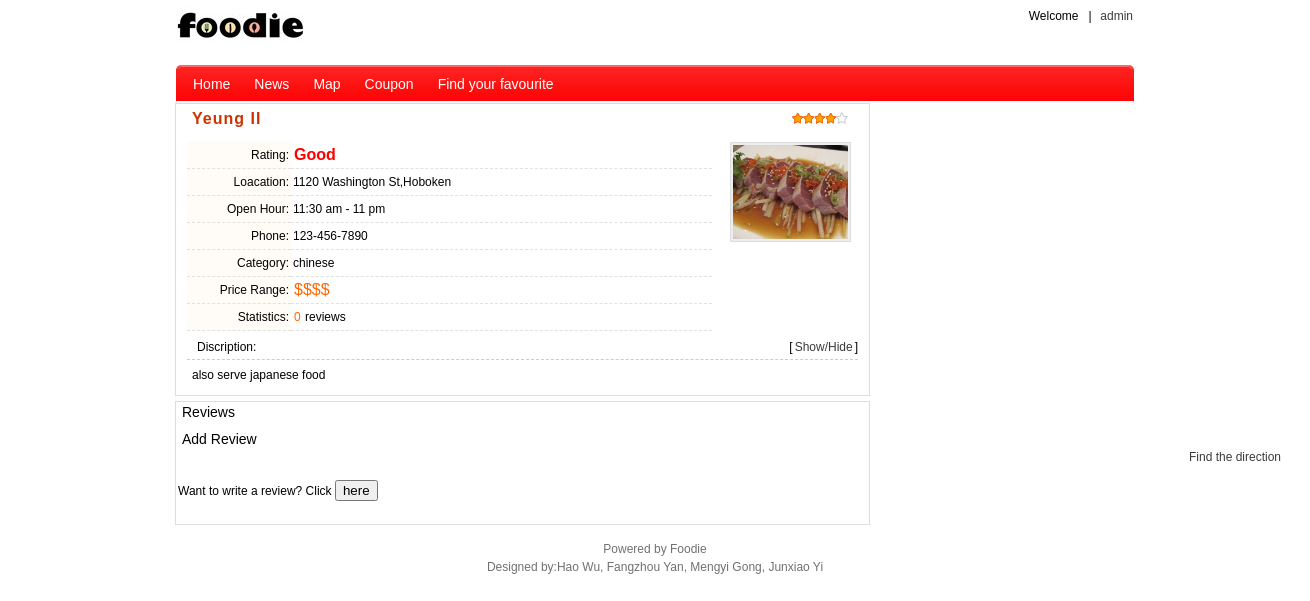
Page /FF/restaurant.php?keyword=Yeung II (signed in) on the committed database.
### tables this page shows
CREATE TABLE IF NOT EXISTS `business` (
  `id` int(11) NOT NULL AUTO_INCREMENT,
  `Busi_Name` varchar(50) NOT NULL,
  `Busi_Username` varchar(25) NOT NULL,
  `Busi_Password` varchar(32) NOT NULL,
  `Busi_Phone` varchar(15) NOT NULL,
  `Busi_Email` varchar(50) NOT NULL,
  `Busi_Picture` varchar(100) DEFAULT NULL,
  `Busi_Categories` varchar(20) NOT NULL,
  `Busi_City` varchar(32) NOT NULL,
  `Busi_Address` varchar(200) NOT NULL,
  `Busi_Rating` int(11) DEFAULT NULL,
  `Busi_Price` int(11) DEFAULT NULL,
  `Busi_OpenTime` varchar(32) NOT NULL,
  `Busi_Description` text,
  `Busi_Status` varchar(32) NOT NULL DEFAULT 'Processing',
  PRIMARY KEY (`id`),
  UNIQUE KEY `Busi_account` (`Busi_Username`)
);

### FF/restaurant.php (the view, shortened to what this page needs)
<!DOCTYPE html PUBLIC "-//W3C//DTD XHTML 1.0 Transitional//EN" "http://www.w3.org/TR/xhtml1/DTD/xhtml1-transitional.dtd">
<html xmlns="http://www.w3.org/1999/xhtml">
<head>
<link rel="stylesheet" type="text/css" href="css_common.css" />
</head>
<body>
<?php
$word=" ";
if (isset($_GET["keyword"])) {
   $word=$_GET["keyword"];
}
$con = mysql_connect("localhost","root","root");
$result = mysql_query("SELECT * FROM business WHERE Busi_Name='".$word."' AND Busi_Status = 'Approved'");
while($row = mysql_fetch_array($result))
  {
  ?>
<div id="header">
    <div class="mainmenu">
        <div class="logo">
            <a href="#"><img src="/F/img/1.jpg" alt="Foodie" title="Foodie"></a>
        </div>
        <div class="charmenu">
            <div id="login_0">
                <span class="arrow-ico">
					<?php
					  if(!isset($_SESSION['customer'])){
						  echo "<a href=\"/F/Customer_login.php\">Login</a></span>&nbsp;&nbsp;|&nbsp;&nbsp;<a href=\"/F/Busi_login.php?tj=customer_register\">Register</a>";
					  }
					  else{
					  	  echo "Welcome </span>&nbsp;&nbsp;|&nbsp;&nbsp;<a href=\"/F/Customer.php\">".$_SESSION['customer']."</a>";
					  }
					  ?>
            </div>
        </div>
    </div>
		<nav>
		<ul class="tabmenu">
		<li><a href="/F/index.php" >Home</a></li>
		<li><a href="/F/news.php" >News</a></li>
		<li><a href="/F/indexMap.php" >Map</a></li>
		<li><a href="coupon.php" >Coupon</a></li>
		<li><a href="/F/FF/category.php" >Find your favourite</a></li>
		</nav>
<div id="body">
<div id="item_left">
    <div class="mainrail rail-border-3 item">
        <div class="rail-h-bg-shop header">
            <em>
             <p class="<?php switch ($row['Busi_Rating'])
						{
							case 4:
								echo "start start4";
								break;
					    }?>
								"></p>
                                            </em>
            <h3 class="rail-h-3"><?php echo $row['Busi_Name'] ?></h3>
        </div>
		<div class="body">
		            <ul class="field">
                                <li>
                    <table class="custom_field" border="0" cellspacing="0" cellpadding="0">
                        <tr>
                            <td class='key' align='left'>Rating:</td>
                            <td width="*">
                                <span class="font_1" style="font-size:16px;"><strong><?php switch ($row['Busi_Rating'])
						{
							case 4:
								echo "Good";
								break;
					    }?></strong></span>
                                                            </td>
                        </tr>
                        <tr>
	<td  class='key' align='right'>Loacation:</td>
	<td width="*"><?php echo $row['Busi_Address']?>,<?php echo $row['Busi_City']?></td>
</tr>
                        <tr>
	<td  class='key' align='right'>Open Hour:</td>
	<td width="*"><?php echo $row['Busi_OpenTime']?></td>
</tr>
                        <tr>
	<td  class='key' align='right'>Phone:</td>
	<td width="*"><?php echo $row['Busi_Phone']?></td>
</tr>
<tr>
	<td  class='key' align='right'>Category:</td>
	<td width="*"><?php echo $row['Busi_Categories']?></td>
</tr>
<tr>
	<td  class='key' align='right'>Price Range:</td>
	<td width="*"><span class="font_2" style="font-size:16px;"><?php switch ($row['Busi_Price'])
						{
							case 4:
								echo "$$$$";
								break;
					    }?></span></td>
</tr>
                                                <tr>
                            <td class='key' align='left'>Statistics:</td>
                            <td width="*">
						<?php
						$sql="SELECT count(*) FROM review WHERE Busi_Name='".$row['Busi_Name']."'";
						$res=mysql_query($sql,$con);
						if($res){
							$count=mysql_fetch_array($res);
						}
						?>
                                <span class="font_2"><?php echo $count[0];?>&nbsp;</span>reviews                            </td>
                        </tr>
                                            </table>
                </li>
            </ul>
            <div class="right">
                <div class="picture" id="thumb">
                    <img src="/F/<?php echo $row['Busi_Picture'] ?>"/>
                </div>
            </div>
                                    <div class="info">
                <em>[<a href="javascript:;" onclick="$('#content').toggle();">Show/Hide</a>]</em>
                <h3><span class="arrow-ico">Discription:</span></h3>
                <div class="content" id="content"><?php echo $row['Busi_Description']?></div>
            </div>
                    </div>
    </div>
<?php  }
?>
<div class="mainrail rail-border-3 subject reviews">
        <ul class="subtab" id="subtab">
        <li class="selected" id="tab_review">Reviews</li>
            </ul>
        <ul class="subtab" id="subtab">
        <li class="selected" id="tab_review">Add Review</li>
            </ul>
		<div id="review_post_foo" style="margin-top:10px;">
<div class="mainrail" id="review_foot">
<?php
$result = mysql_query("SELECT * FROM business WHERE Busi_Name='".$word."' AND Busi_Status = 'Approved'");
while($row = mysql_fetch_array($result))
  {
  ?>
			<form method="post" action="comment.php">
         <?php if(!empty($_SESSION['customer'])){
		 echo "<p>Want to write a review? Click <input type=\"submit\" value=\"here\"/></p>
                        </div></div>" ;}
		  else{
		  	    echo "<p>Want to write a review?  <a href=\"/F/Customer_login.php\">Log In</a></p>";
		  }
			    ?>
    </div>
    </div>
</div>
</div>
<div style="position: absolute;right: -100px; top:100px;">
                <iframe src="map.php?keyword=<?php echo $word;?>" frameborder="0" scrolling="no" style="width:350px; height:350px;"></iframe>
				<div style="text-align:center;">
				<a href="direction.php?keyword=<?php echo $word;?>">Find the direction</a>
                    </div>
</div>
<?php  }
?>
<div id="footer">
    <div>
         Powered by <span>Foodie</span>
		<br />Designed by:Hao Wu, Fangzhou Yan, Mengyi Gong, Junxiao Yi
    </div>
</div>
</body>
</html>

### FF/css_common.css (style rules this page uses)
* { word-wrap: break-word; word-break: break-all; }
body { margin: 0px; font: 12px Helvetica,Arial,sans-serif; background-image: url(bg.jpg); }
form, img { margin: 0; border: 0; }
a { color: #3A3A3A; text-decoration: none; }
.mainrail { clear:both; padding:1px 1px 3px 1px; margin-bottom: 5px; line-height:1.1; }
.mainrail em { float:right; padding-top:5px; padding-right:5px; font-style:normal; }
.rail-border-3 { border:1px solid #DDDDDD !important; background:#fff; }
.rail-h-3 { font-size: 12px; margin:0 0 0px 0; padding: 6px 5px 6px 10px; color: #555; font-weight:normal; }
#header, #body, #menu_hr, #footer, .maintop { margin-left: auto; margin-right: auto; width:960px; }
#header { margin-bottom:5px; position:relative; }
.mainmenu { margin-top:5px; margin-bottom:5px; min-height:55px; }
.mainmenu .logo { float:left; width:210px; margin:0; *margin-top:5px; }
.mainmenu .logo img { float:left; }
.mainmenu .charmenu { float:right; width:auto; text-align:right; line-height:23px; }
.mainmenu .charmenu a { margin:2px; }
.tabmenu { clear:both;width:954px;height:36px;padding-top:2px;padding-left:6px; font-size:14px;margin:0;list-style:none; background: url(/F/img/base.png) no-repeat; }
.tabmenu li { float:left;height:34px;margin-left:12px;padding-right:12px;background:url("img/menu.png") right no-repeat; _display:inline; }
.tabmenu li a { float:left;height:34px;line-height:34px;color: #fff; }
#footer { clear:both; margin-top:10px; }
#footer div { color: #717171; text-align:center; line-height: 18px; }
.font_1 { color: #FF0000; padding: 0 1px; }
.font_2 { color: #FF6600; padding: 0 1px; }
.start4 { background:url('img/review_start.gif') no-repeat 0 -57px; width:58px; height:10px; }
.arrow-ico { background:url('img/mini-arrow.gif') no-repeat 0 4px; padding-left:10px; margin:0; }

### FF/css_item.css (style rules this page uses)
.custom_field { margin:0; width:100%; }
.custom_field td { padding:4px 2px; border-bottom:1px dashed #E1E1E1; font-size:12px; line-height:18px; }
.custom_field .key { width:100px; text-align:right; background:#FFFBF7; }
#item_left { float:left; width: 695px; }
.rail-h-bg-shop { background:url(img/title_bg_shop.gif) repeat-x; height:27px; }
.item .header { padding:0 5px; line-height:16px; }
.item .header h3 { font-size:16px; color:#CC3300; font-weight:bold; letter-spacing:1px; height:25px; }
.item .header .start { float:left; margin:0 10px 0 0; padding:0; height:16px; }
.item .body { margin:5px; }
.item .body .right { float:right; width:140px; }
.item .body .right .picture { width:135px; height:100px; margin:5px 0 10px 0; text-align:center; }
.item .body .right .picture img { max-width:124px; max-height:94px; _width:expression(this.width > 124 ? 124 : true); _height:expression(this.height > 94 ? 94 : true); margin-top:expression((100-this.height)/2); background:#EEE; border:1px solid #ddd; padding:2px; }
.item .field { float:left; width:535px; list-style:none; margin:0; padding:0; }
.item .field li { margin:0; padding:5px; }
.item .body .info { margin-bottom:5px; }
.item .body .info h3 { margin:5px; padding:0 0 5px 0; border-bottom:1px dashed #ccc; font-size:12px; font-weight:normal; }
.item .body .info em { margin-top:-5px; }
.item .body .info em a { margin:0 2px; }
.item .body .content { margin:0 10px; padding:0; line-height:180%; }
.subject .subtab { list-style:none; margin:0; padding:0 0 0 5px; background:url(img/title_bg_shop.gif) repeat-x; height:27px; }
.subject .subtab li { float:left; font-size:14px; text-align:center; margin-top:2px; }

### rows in the picture
business: Busi_Name "Yeung II", Busi_Rating "Good", Busi_Address "1120 Washington St", Busi_City "Hoboken", Busi_OpenTime "11:30 am - 11 pm", Busi_Phone "123-456-7890", Busi_Categories "chinese", count "0", Busi_Picture (picture), Busi_Description "also serve japanese food"
